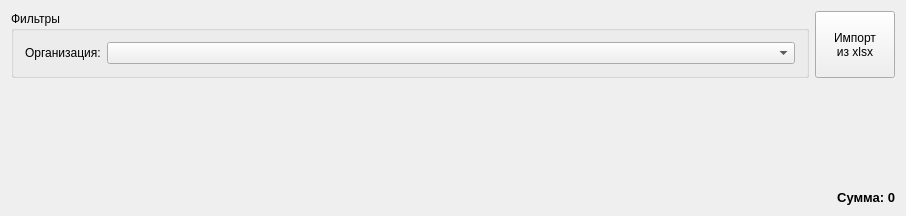
<?xml version="1.0" encoding="UTF-8"?>
<ui version="4.0">
 <class>ZPayments2fioDialog</class>
 <widget class="QWidget" name="ZPayments2fioDialog">
  <property name="geometry">
   <rect>
    <x>0</x>
    <y>0</y>
    <width>906</width>
    <height>201</height>
   </rect>
  </property>
  <property name="windowTitle">
   <string>Выплаты и вычеты</string>
  </property>
  <property name="windowIcon">
   <iconset resource="../DSV.qrc">
    <normaloff>:/images/table.png</normaloff>:/images/table.png</iconset>
  </property>
  <layout class="QVBoxLayout" name="verticalLayout">
   <item>
    <layout class="QHBoxLayout" name="horizontalLayout">
     <item>
      <widget class="QGroupBox" name="groupBox_2">
       <property name="title">
        <string>Фильтры</string>
       </property>
       <layout class="QFormLayout" name="formLayout">
        <item row="0" column="0">
         <widget class="QLabel" name="label_2">
          <property name="text">
           <string>Организация:</string>
          </property>
         </widget>
        </item>
        <item row="0" column="1">
         <widget class="QComboBox" name="cboFilter">
          <property name="minimumSize">
           <size>
            <width>200</width>
            <height>0</height>
           </size>
          </property>
         </widget>
        </item>
       </layout>
      </widget>
     </item>
     <item>
      <widget class="QPushButton" name="cmdImport">
       <property name="sizePolicy">
        <sizepolicy hsizetype="Fixed" vsizetype="Preferred">
         <horstretch>0</horstretch>
         <verstretch>0</verstretch>
        </sizepolicy>
       </property>
       <property name="text">
        <string>Импорт
из xlsx</string>
       </property>
      </widget>
     </item>
    </layout>
   </item>
   <item>
    <widget class="QSplitter" name="splitter">
     <property name="orientation">
      <enum>Qt::Horizontal</enum>
     </property>
     <widget class="ZView" name="m_tbl" native="true">
      <property name="minimumSize">
       <size>
        <width>100</width>
        <height>100</height>
       </size>
      </property>
     </widget>
    </widget>
   </item>
   <item>
    <widget class="QLabel" name="lblSumma">
     <property name="font">
      <font>
       <pointsize>10</pointsize>
       <weight>75</weight>
       <bold>true</bold>
      </font>
     </property>
     <property name="text">
      <string>Сумма: 0</string>
     </property>
     <property name="alignment">
      <set>Qt::AlignRight|Qt::AlignTrailing|Qt::AlignVCenter</set>
     </property>
    </widget>
   </item>
  </layout>
 </widget>
 <layoutdefault spacing="6" margin="11"/>
 <customwidgets>
  <customwidget>
   <class>ZView</class>
   <extends>QWidget</extends>
   <header>zview.h</header>
   <container>1</container>
  </customwidget>
 </customwidgets>
 <resources>
  <include location="../DSV.qrc"/>
 </resources>
 <connections/>
</ui>
